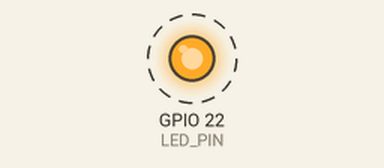
This program was run on a simulated Raspberry Pi (BCM pin numbers). Parts: output pins drawn as LEDs (lit = HIGH). Dashed ring = blinking.

Above: at 0.2 s.
Timing chart, 0 to 3.0 s (numbered marks = the images above):
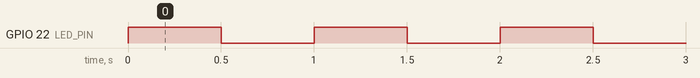

Measured:
- by itself, GPIO 22 (LED_PIN): alternates HIGH for 0.50 s and LOW for 0.50 s

The program:

led.py
```python
import RPi.GPIO as GPIO
import time

LED_PIN = 22

GPIO.setmode(GPIO.BCM)

GPIO.setup(LED_PIN, GPIO.OUT)

while True:
    GPIO.output(LED_PIN, GPIO.HIGH)
    time.sleep(0.5)
    GPIO.output(LED_PIN, GPIO.LOW)
    time.sleep(0.5)

GPIO.cleanup()
```
